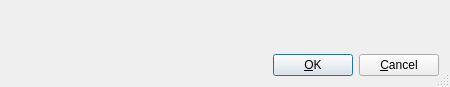
<?xml version="1.0" encoding="UTF-8"?>
<ui version="4.0">
 <class>ProxyErrorBase</class>
 <widget class="QDialog" name="ProxyErrorBase">
  <property name="geometry">
   <rect>
    <x>0</x>
    <y>0</y>
    <width>450</width>
    <height>87</height>
   </rect>
  </property>
  <property name="windowTitle">
   <string>Proxy error</string>
  </property>
  <property name="sizeGripEnabled">
   <bool>true</bool>
  </property>
  <layout class="QVBoxLayout" name="verticalLayout">
   <item>
    <widget class="QLabel" name="lblMessage">
     <property name="sizePolicy">
      <sizepolicy hsizetype="Expanding" vsizetype="Minimum">
       <horstretch>0</horstretch>
       <verstretch>0</verstretch>
      </sizepolicy>
     </property>
     <property name="font">
      <font>
       <weight>75</weight>
       <bold>true</bold>
      </font>
     </property>
     <property name="text">
      <string/>
     </property>
     <property name="wordWrap">
      <bool>false</bool>
     </property>
    </widget>
   </item>
   <item>
    <layout class="QHBoxLayout">
     <property name="spacing">
      <number>6</number>
     </property>
     <property name="margin">
      <number>0</number>
     </property>
     <item>
      <spacer name="Horizontal Spacing2">
       <property name="orientation">
        <enum>Qt::Horizontal</enum>
       </property>
       <property name="sizeType">
        <enum>QSizePolicy::Expanding</enum>
       </property>
       <property name="sizeHint" stdset="0">
        <size>
         <width>20</width>
         <height>20</height>
        </size>
       </property>
      </spacer>
     </item>
     <item>
      <widget class="QPushButton" name="buttonOk">
       <property name="text">
        <string>&amp;OK</string>
       </property>
       <property name="autoDefault">
        <bool>true</bool>
       </property>
       <property name="default">
        <bool>true</bool>
       </property>
      </widget>
     </item>
     <item>
      <widget class="QPushButton" name="buttonCancel">
       <property name="text">
        <string>&amp;Cancel</string>
       </property>
       <property name="autoDefault">
        <bool>true</bool>
       </property>
      </widget>
     </item>
    </layout>
   </item>
  </layout>
 </widget>
 <pixmapfunction>qPixmapFromMimeSource</pixmapfunction>
 <resources/>
 <connections>
  <connection>
   <sender>buttonOk</sender>
   <signal>clicked()</signal>
   <receiver>ProxyErrorBase</receiver>
   <slot>accept()</slot>
   <hints>
    <hint type="sourcelabel">
     <x>20</x>
     <y>20</y>
    </hint>
    <hint type="destinationlabel">
     <x>20</x>
     <y>20</y>
    </hint>
   </hints>
  </connection>
  <connection>
   <sender>buttonCancel</sender>
   <signal>clicked()</signal>
   <receiver>ProxyErrorBase</receiver>
   <slot>reject()</slot>
   <hints>
    <hint type="sourcelabel">
     <x>20</x>
     <y>20</y>
    </hint>
    <hint type="destinationlabel">
     <x>20</x>
     <y>20</y>
    </hint>
   </hints>
  </connection>
 </connections>
</ui>
